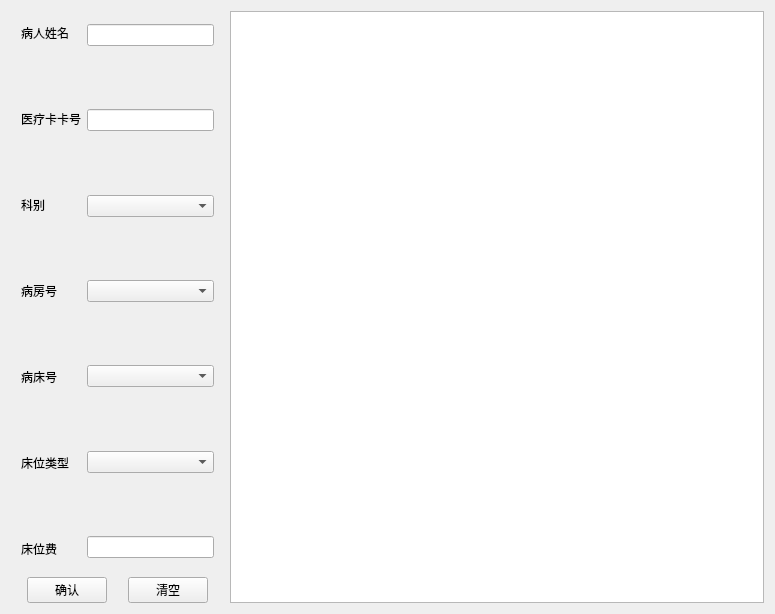
<?xml version="1.0" encoding="UTF-8"?>
<ui version="4.0">
 <class>RegistrationBtn</class>
 <widget class="QWidget" name="RegistrationBtn">
  <property name="geometry">
   <rect>
    <x>0</x>
    <y>0</y>
    <width>775</width>
    <height>614</height>
   </rect>
  </property>
  <property name="windowTitle">
   <string>Form</string>
  </property>
  <property name="styleSheet">
   <string notr="true"/>
  </property>
  <layout class="QHBoxLayout" name="horizontalLayout_3" stretch="2,5">
   <item>
    <layout class="QVBoxLayout" name="verticalLayout_3" stretch="2,1">
     <item>
      <layout class="QHBoxLayout" name="horizontalLayout">
       <property name="leftMargin">
        <number>10</number>
       </property>
       <property name="topMargin">
        <number>13</number>
       </property>
       <property name="rightMargin">
        <number>10</number>
       </property>
       <property name="bottomMargin">
        <number>13</number>
       </property>
       <item>
        <layout class="QVBoxLayout" name="verticalLayout">
         <item>
          <widget class="QLabel" name="label_7">
           <property name="text">
            <string>病人姓名</string>
           </property>
          </widget>
         </item>
         <item>
          <spacer name="verticalSpacer_11">
           <property name="orientation">
            <enum>Qt::Vertical</enum>
           </property>
           <property name="sizeHint" stdset="0">
            <size>
             <width>20</width>
             <height>40</height>
            </size>
           </property>
          </spacer>
         </item>
         <item>
          <widget class="QLabel" name="label">
           <property name="text">
            <string>医疗卡卡号</string>
           </property>
          </widget>
         </item>
         <item>
          <spacer name="verticalSpacer">
           <property name="orientation">
            <enum>Qt::Vertical</enum>
           </property>
           <property name="sizeHint" stdset="0">
            <size>
             <width>20</width>
             <height>40</height>
            </size>
           </property>
          </spacer>
         </item>
         <item>
          <widget class="QLabel" name="label_2">
           <property name="text">
            <string>科别</string>
           </property>
          </widget>
         </item>
         <item>
          <spacer name="verticalSpacer_2">
           <property name="orientation">
            <enum>Qt::Vertical</enum>
           </property>
           <property name="sizeHint" stdset="0">
            <size>
             <width>20</width>
             <height>40</height>
            </size>
           </property>
          </spacer>
         </item>
         <item>
          <widget class="QLabel" name="label_3">
           <property name="text">
            <string>病房号</string>
           </property>
          </widget>
         </item>
         <item>
          <spacer name="verticalSpacer_3">
           <property name="orientation">
            <enum>Qt::Vertical</enum>
           </property>
           <property name="sizeHint" stdset="0">
            <size>
             <width>20</width>
             <height>40</height>
            </size>
           </property>
          </spacer>
         </item>
         <item>
          <widget class="QLabel" name="label_4">
           <property name="text">
            <string>病床号</string>
           </property>
          </widget>
         </item>
         <item>
          <spacer name="verticalSpacer_4">
           <property name="orientation">
            <enum>Qt::Vertical</enum>
           </property>
           <property name="sizeHint" stdset="0">
            <size>
             <width>20</width>
             <height>40</height>
            </size>
           </property>
          </spacer>
         </item>
         <item>
          <widget class="QLabel" name="label_6">
           <property name="text">
            <string>床位类型</string>
           </property>
          </widget>
         </item>
         <item>
          <spacer name="verticalSpacer_5">
           <property name="orientation">
            <enum>Qt::Vertical</enum>
           </property>
           <property name="sizeHint" stdset="0">
            <size>
             <width>20</width>
             <height>40</height>
            </size>
           </property>
          </spacer>
         </item>
         <item>
          <widget class="QLabel" name="label_5">
           <property name="text">
            <string>床位费</string>
           </property>
          </widget>
         </item>
        </layout>
       </item>
       <item>
        <layout class="QVBoxLayout" name="verticalLayout_2">
         <item>
          <widget class="QLineEdit" name="lineEditName"/>
         </item>
         <item>
          <spacer name="verticalSpacer_12">
           <property name="orientation">
            <enum>Qt::Vertical</enum>
           </property>
           <property name="sizeHint" stdset="0">
            <size>
             <width>20</width>
             <height>40</height>
            </size>
           </property>
          </spacer>
         </item>
         <item>
          <widget class="QLineEdit" name="lineEditCard"/>
         </item>
         <item>
          <spacer name="verticalSpacer_6">
           <property name="orientation">
            <enum>Qt::Vertical</enum>
           </property>
           <property name="sizeHint" stdset="0">
            <size>
             <width>20</width>
             <height>40</height>
            </size>
           </property>
          </spacer>
         </item>
         <item>
          <widget class="QComboBox" name="comboBoxSectionType"/>
         </item>
         <item>
          <spacer name="verticalSpacer_7">
           <property name="orientation">
            <enum>Qt::Vertical</enum>
           </property>
           <property name="sizeHint" stdset="0">
            <size>
             <width>20</width>
             <height>40</height>
            </size>
           </property>
          </spacer>
         </item>
         <item>
          <widget class="QComboBox" name="comboBoxWardRoomId"/>
         </item>
         <item>
          <spacer name="verticalSpacer_8">
           <property name="orientation">
            <enum>Qt::Vertical</enum>
           </property>
           <property name="sizeHint" stdset="0">
            <size>
             <width>20</width>
             <height>40</height>
            </size>
           </property>
          </spacer>
         </item>
         <item>
          <widget class="QComboBox" name="comboBoxWardBedId"/>
         </item>
         <item>
          <spacer name="verticalSpacer_9">
           <property name="orientation">
            <enum>Qt::Vertical</enum>
           </property>
           <property name="sizeHint" stdset="0">
            <size>
             <width>20</width>
             <height>40</height>
            </size>
           </property>
          </spacer>
         </item>
         <item>
          <widget class="QComboBox" name="comboBoxBedType"/>
         </item>
         <item>
          <spacer name="verticalSpacer_10">
           <property name="orientation">
            <enum>Qt::Vertical</enum>
           </property>
           <property name="sizeHint" stdset="0">
            <size>
             <width>20</width>
             <height>40</height>
            </size>
           </property>
          </spacer>
         </item>
         <item>
          <widget class="QLineEdit" name="lineEditPrice"/>
         </item>
        </layout>
       </item>
      </layout>
     </item>
     <item>
      <layout class="QHBoxLayout" name="horizontalLayout_2">
       <item>
        <spacer name="horizontalSpacer">
         <property name="orientation">
          <enum>Qt::Horizontal</enum>
         </property>
         <property name="sizeHint" stdset="0">
          <size>
           <width>40</width>
           <height>20</height>
          </size>
         </property>
        </spacer>
       </item>
       <item>
        <widget class="QPushButton" name="btnAdd">
         <property name="text">
          <string>确认</string>
         </property>
        </widget>
       </item>
       <item>
        <spacer name="horizontalSpacer_2">
         <property name="orientation">
          <enum>Qt::Horizontal</enum>
         </property>
         <property name="sizeHint" stdset="0">
          <size>
           <width>40</width>
           <height>20</height>
          </size>
         </property>
        </spacer>
       </item>
       <item>
        <widget class="QPushButton" name="btnClear">
         <property name="text">
          <string>清空</string>
         </property>
        </widget>
       </item>
       <item>
        <spacer name="horizontalSpacer_3">
         <property name="orientation">
          <enum>Qt::Horizontal</enum>
         </property>
         <property name="sizeHint" stdset="0">
          <size>
           <width>40</width>
           <height>20</height>
          </size>
         </property>
        </spacer>
       </item>
      </layout>
     </item>
    </layout>
   </item>
   <item>
    <widget class="QTreeView" name="treeViewRegistedName"/>
   </item>
  </layout>
 </widget>
 <resources/>
 <connections/>
</ui>
